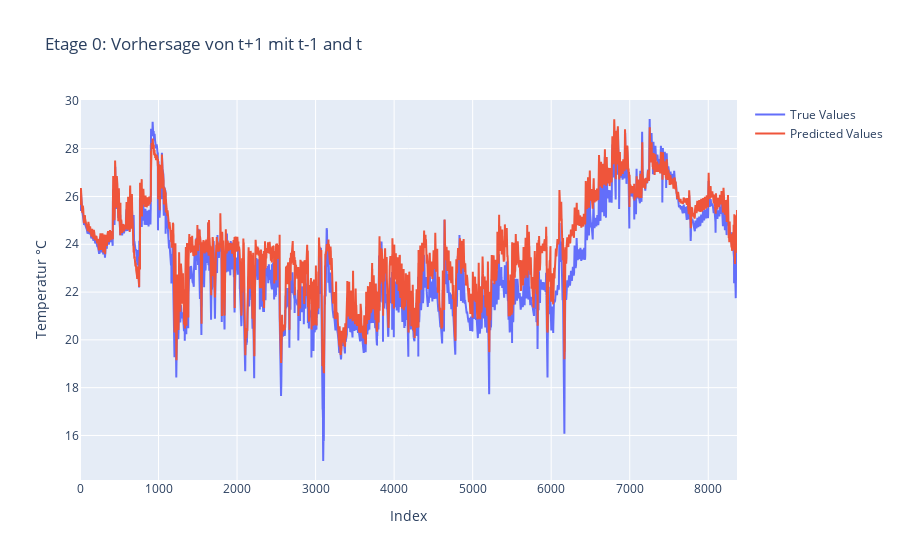
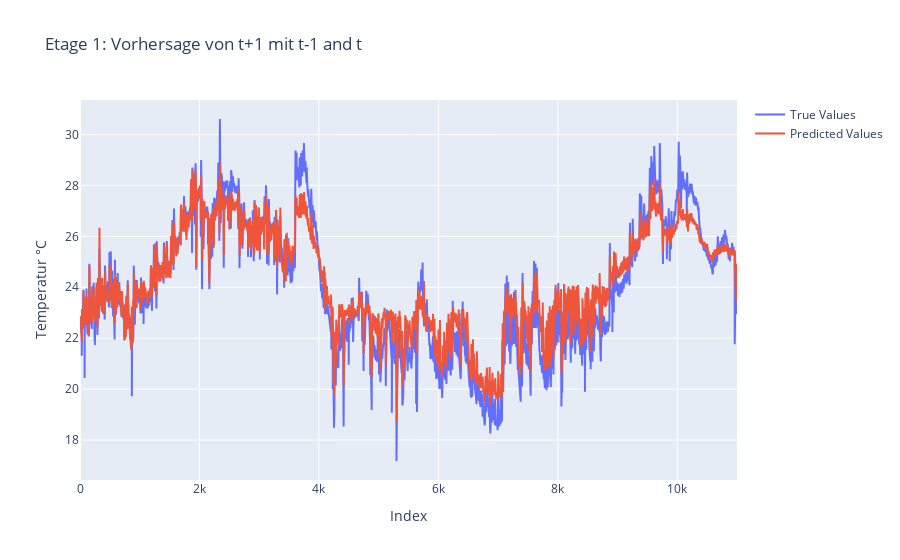
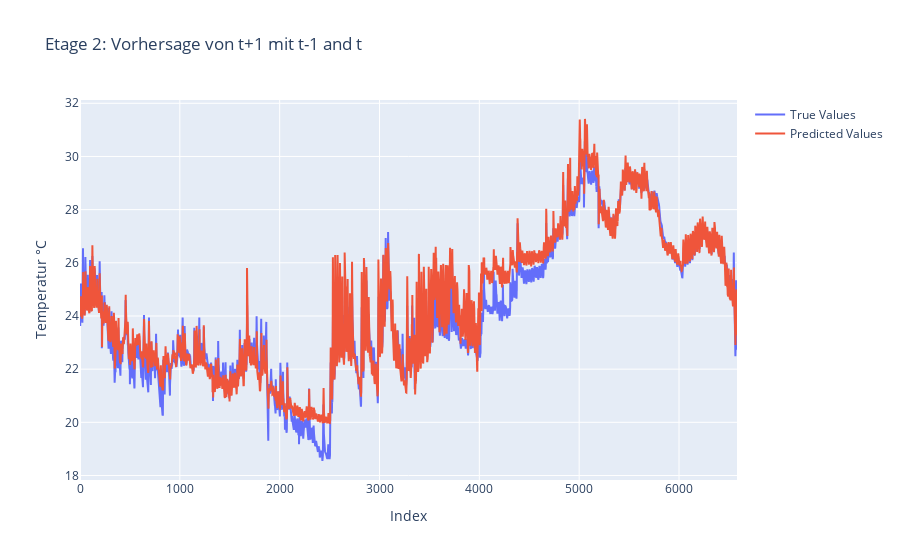
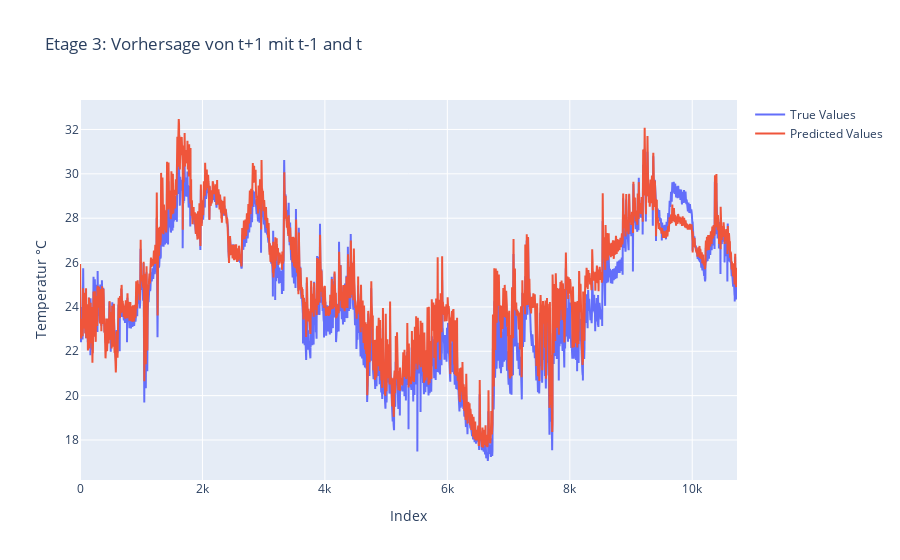

Here is the notebook cell these charts were saved with, in order:
### Code cell
models = [model1, model2, model3, model4]
dataframes = [dfe0, dfe1, dfe2, dfe3]

figures = []

# Iterate over each model and dataframe
for floor, (df, model) in enumerate(zip(dataframes, models)):
    
    X_train, y_train, X_test, y_test = prepare_data(df)

    # Set model to evaluation mode
    model.eval()

    # Perform prediction
    with torch.no_grad():
        if torch.cuda.is_available():
            X_test = X_test.cuda()
        y_pred = model(X_test)

    if torch.cuda.is_available():
        y_pred = y_pred.cpu().numpy()
        y_test = y_test.cpu().numpy()
    else:
        y_pred = y_pred.numpy()
        y_test = y_test.numpy()

    # Create a DataFrame with true values and predicted values
    df_results = pd.DataFrame({
        'Index': range(len(y_test)),
        'True Values': y_test.flatten(),
        'Predicted Values': y_pred.flatten()
    })

    df_melted = df_results.melt(id_vars=['Index'], 
                                value_vars=['True Values', 'Predicted Values'],
                                var_name='Type', value_name='Value')
    
    fig = go.Figure()
    
    # Add traces for True Values and Predictions
    for value_type in df_melted['Type'].unique():
        filtered_df = df_melted[df_melted['Type'] == value_type]
        fig.add_trace(go.Scatter(x=filtered_df['Index'], y=filtered_df['Value'], mode='lines', name=value_type))
    
    fig.update_layout(title=f'Etage {floor}: Vorhersage von t+1 mit t-1 and t', xaxis_title='Index', yaxis_title='Temperatur °C')
    
    figures.append(fig)

# Show figures
for fig in figures:
    fig.show()

### Figure 1 — Plotly figure (JSON) as saved in the notebook; plotly's stock layout.template omitted (floating-point values rounded to 4 significant figures; data arrays with more than 128 entries replaced by an {"elided": "..."} marker saying what was removed)
{"data": [{"mode": "lines", "name": "True Values", "type": "scatter", "x": {"elided": "8367 int values"}, "y": {"elided": "8367 float values"}}, {"mode": "lines", "name": "Predicted Values", "type": "scatter", "x": {"elided": "8367 int values"}, "y": {"elided": "8367 float values"}}], "layout": {"title": {"text": "Etage 0: Vorhersage von t+1 mit t-1 and t"}, "xaxis": {"title": {"text": "Index"}}, "yaxis": {"title": {"text": "Temperatur °C"}}}}

### Figure 2 — Plotly figure (JSON) as saved in the notebook; plotly's stock layout.template omitted (floating-point values rounded to 4 significant figures; data arrays with more than 128 entries replaced by an {"elided": "..."} marker saying what was removed)
{"data": [{"mode": "lines", "name": "True Values", "type": "scatter", "x": {"elided": "10999 int values"}, "y": {"elided": "10999 float values"}}, {"mode": "lines", "name": "Predicted Values", "type": "scatter", "x": {"elided": "10999 int values"}, "y": {"elided": "10999 float values"}}], "layout": {"title": {"text": "Etage 1: Vorhersage von t+1 mit t-1 and t"}, "xaxis": {"title": {"text": "Index"}}, "yaxis": {"title": {"text": "Temperatur °C"}}}}

### Figure 3 — Plotly figure (JSON) as saved in the notebook; plotly's stock layout.template omitted (floating-point values rounded to 4 significant figures; data arrays with more than 128 entries replaced by an {"elided": "..."} marker saying what was removed)
{"data": [{"mode": "lines", "name": "True Values", "type": "scatter", "x": {"elided": "6582 int values"}, "y": {"elided": "6582 float values"}}, {"mode": "lines", "name": "Predicted Values", "type": "scatter", "x": {"elided": "6582 int values"}, "y": {"elided": "6582 float values"}}], "layout": {"title": {"text": "Etage 2: Vorhersage von t+1 mit t-1 and t"}, "xaxis": {"title": {"text": "Index"}}, "yaxis": {"title": {"text": "Temperatur °C"}}}}

### Figure 4 — Plotly figure (JSON) as saved in the notebook; plotly's stock layout.template omitted (floating-point values rounded to 4 significant figures; data arrays with more than 128 entries replaced by an {"elided": "..."} marker saying what was removed)
{"data": [{"mode": "lines", "name": "True Values", "type": "scatter", "x": {"elided": "10732 int values"}, "y": {"elided": "10732 float values"}}, {"mode": "lines", "name": "Predicted Values", "type": "scatter", "x": {"elided": "10732 int values"}, "y": {"elided": "10732 float values"}}], "layout": {"title": {"text": "Etage 3: Vorhersage von t+1 mit t-1 and t"}, "xaxis": {"title": {"text": "Index"}}, "yaxis": {"title": {"text": "Temperatur °C"}}}}
